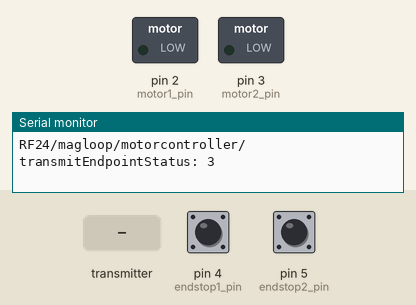
The sketch below on a simulated Arduino Nano, built with avr-gcc and run on an emulated ATmega328P. Shown: switched loads named in the sketch (green lamp = pin HIGH), the last lines printed to the serial monitor. The inputs (shaded band) are chosen by the test bench; at power-on: pin 4 (endstop1_pin) HIGH, pin 5 (endstop2_pin) HIGH. No radio packets arrive unless stated.

Above: at 1.3 s.
1.4 s: the transmitter starts sending remoteCommand = 1
2.9 s: pin 4 (endstop1_pin) pulled LOW for 0.15 s
At 2.99 s:
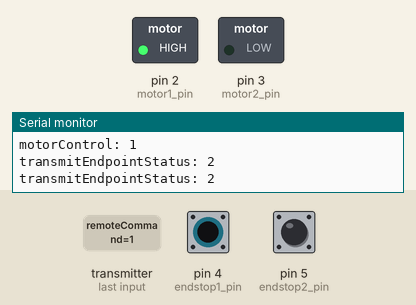
4.5 s: pin 4 (endstop1_pin) pulled LOW for 3.2 s
At 8.4 s:
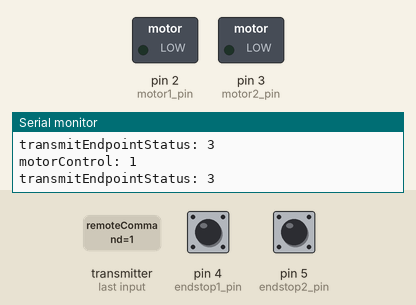
9.2 s: pin 5 (endstop2_pin) pulsed LOW 5 times (0.12 s each, 0.3 s apart)
Timing chart, 0 to 12.2 s (numbered marks = the images above; inputs shaded):
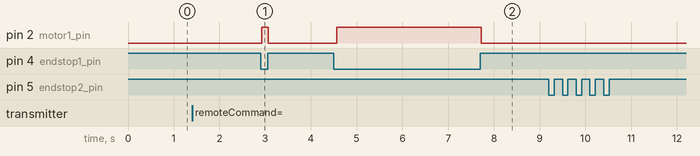

The sketch:

motorcontroller.ino
```cpp
/**
 * Magnetic Loop Remote Control
 * (c) 2014 Josef Jahn OE3JJS
 *
 * Motor controller
 * This program is designed to run on an Arduino Nano connected to a
 * NRF24L01 wireless comms module and a H-bridge or similar motor controller.
 *
 * Functions:
 * Listen to commands from remote transitter ("0", "1", "2")
 * Send endstop switch status to remote transmitter ("0", "1", "2") (also send them as response to any motor command)
 * Control the two motor outputs according to the remote commands.
 * Stop motor / don't allow reengagement if the appropriate endstop switch is engaged.
 *
 */

#include <SPI.h>
#include "nRF24L01.h"
#include "RF24.h"
#include "printf.h"

// Set up nRF24L01 radio on SPI bus plus pins 9 & 10
RF24 radio(9,10);

// Radio pipe addresses for the 2 nodes to communicate.
const uint64_t pipes[2] = { 0xF0F0F0F0E1LL, 0xF0F0F0F0D2LL };

// Pin constants
const int motor1_pin =2;
const int motor2_pin = 3;
const int endstop1_pin = 4;
const int endstop2_pin = 5;

// Variables
int lastEndstopStatus = 0;
int currentMotorStatus = 0;

void setup(void)
{
        Serial.begin(57600);
        printf_begin();
        printf("\n\rRF24/magloop/motorcontroller/\n\r");


  	pinMode(motor1_pin, OUTPUT);
	pinMode(motor2_pin, OUTPUT);
	pinMode(endstop1_pin, INPUT);
	pinMode(endstop2_pin, INPUT);

	//Stop the motor
	digitalWrite(motor1_pin, LOW);
	digitalWrite(motor2_pin, LOW);

	digitalWrite(endstop1_pin, HIGH);
	digitalWrite(endstop2_pin, HIGH);
	delay(20); // Just to get a solid reading on the endstop pins

	// Setup and configure rf radio
	radio.begin();

	// optionally, increase the delay between retries & # of retries
	radio.setRetries(15,15);

	// optionally, reduce the payload size.  seems to improve reliability
	radio.setPayloadSize(8);

        radio.setPALevel(RF24_PA_HIGH);

	// Open 'status' pipe for writing, open the 'command' pipe for reading, in position #1
	radio.openWritingPipe(pipes[1]);
	radio.openReadingPipe(1,pipes[0]);

	// Start listening
	radio.startListening();
        radio.printDetails();
        radio.stopListening();
        delay(100);
	radio.startListening();
}

// Reads the current endstop switch state
int readEndstopSwitches() {
	int e1 = digitalRead(endstop1_pin);
	int e2 = digitalRead(endstop2_pin);

	if (e1 && e2)
		return 3;	// Both endstop switches hit? Something is wrong!
	else if (e2)
		return 2;   // Endstop switch 2
	else if (e1)
		return 1;   // Endstop switch 1

	return 0; // No endstop engaged
}

// Used to make the motor change direction or stop
void motorControl(int direction, int endstopStatus) {
        printf("motorControl: %i\n\r", direction);
	if (direction == 0) {
		//Allow stopping the motor at any time
		digitalWrite(motor1_pin, LOW);
		digitalWrite(motor2_pin, LOW);
		currentMotorStatus = 0;
	}

	if (endstopStatus == 3) {
		//If endstop status is weird, stop the motor right there.
		digitalWrite(motor1_pin, LOW);
		digitalWrite(motor2_pin, LOW);
		currentMotorStatus = 0;
	} else if (direction == 1 && endstopStatus != 1) {
		digitalWrite(motor2_pin, LOW);
		digitalWrite(motor1_pin, HIGH);
		currentMotorStatus = 1;
	} else if (direction == 2 && endstopStatus != 2) {
		digitalWrite(motor1_pin, LOW);
		digitalWrite(motor2_pin, HIGH);
		currentMotorStatus = 2;
	}
}

// Transmit our endstop switch status. Usually used after it changes.
void transmitEndstopStatus(int status) {
    printf("transmitEndpointStatus: %i\n\r", status);
    // Stop listening so we can send stuff
    radio.stopListening();
    bool ok = radio.write( &status, sizeof(int) );
    // Now, continue listening
    radio.startListening();
}

// Checks if we need to stop a currently running motor
void checkMotorDirectionEndstop(int endstopStatus) {
	if (currentMotorStatus == 1) {
		if (endstopStatus == 1 || endstopStatus == 3) {
                        printf("MOTOR STOP, endstop hit: %i\n\r", endstopStatus);
			digitalWrite(motor1_pin, LOW);
			digitalWrite(motor2_pin, LOW);
			currentMotorStatus = 0;
		}
	} else if (currentMotorStatus == 2) {
		if (endstopStatus == 2 || endstopStatus == 3) {
                        printf("MOTOR STOP, endstop hit: %i\n\r", endstopStatus);
			digitalWrite(motor1_pin, LOW);
			digitalWrite(motor2_pin, LOW);
			currentMotorStatus = 0;
		}
	}

}


void loop(void)
{
    int endstopStatus = readEndstopSwitches();

	if (endstopStatus != lastEndstopStatus) {
		transmitEndstopStatus(endstopStatus);
	}

	checkMotorDirectionEndstop(endstopStatus);

    if (radio.available()) {
      int remoteCommand;
      radio.read( &remoteCommand, sizeof(int) );
	  if (remoteCommand != currentMotorStatus) {
		motorControl(remoteCommand, endstopStatus);
	  }
 	  transmitEndstopStatus(endstopStatus);
   }

    lastEndstopStatus = endstopStatus;

    delay(20);
}
```

printf.h
```cpp
// (licence header left out)
/**
 * @file printf.h
 *
 * Setup necessary to direct stdout to the Arduino Serial library, which
 * enables 'printf'
 */

#ifndef __PRINTF_H__
#define __PRINTF_H__

#ifdef ARDUINO

int serial_putc( char c, FILE * )
{
  Serial.write( c );

  return c;
}

void printf_begin(void)
{
  fdevopen( &serial_putc, 0 );
}

#else
#error This example is only for use on Arduino.
#endif // ARDUINO

#endif // __PRINTF_H__
```

Measured:
- after the input at 2.9 s, pin 2 (motor1_pin): LOW → HIGH at once, → LOW 0.15 s later
- after the input at 4.5 s, pin 2 (motor1_pin): LOW → HIGH after 0.06 s, → LOW 3.2 s later
